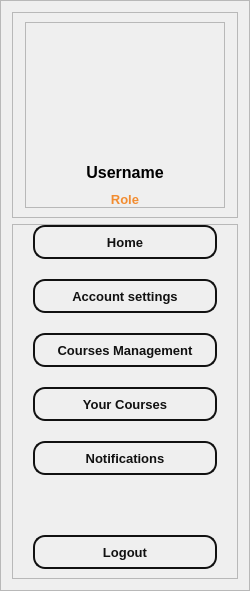
        <widget class="QFrame" name="sidebar">
         <property name="minimumSize">
          <size>
           <width>250</width>
           <height>0</height>
          </size>
         </property>
         <property name="maximumSize">
          <size>
           <width>250</width>
           <height>16777215</height>
          </size>
         </property>
         <property name="styleSheet">
          <string notr="true"/>
         </property>
         <property name="frameShape">
          <enum>QFrame::StyledPanel</enum>
         </property>
         <property name="frameShadow">
          <enum>QFrame::Raised</enum>
         </property>
         <layout class="QVBoxLayout" name="verticalLayout_2">
          <item>
           <widget class="QFrame" name="profile_section">
            <property name="minimumSize">
             <size>
              <width>0</width>
              <height>200</height>
             </size>
            </property>
            <property name="maximumSize">
             <size>
              <width>16777215</width>
              <height>16777215</height>
             </size>
            </property>
            <property name="frameShape">
             <enum>QFrame::StyledPanel</enum>
            </property>
            <property name="frameShadow">
             <enum>QFrame::Raised</enum>
            </property>
            <layout class="QGridLayout" name="gridLayout">
             <item row="0" column="1">
              <widget class="QFrame" name="profileuser">
               <property name="minimumSize">
                <size>
                 <width>200</width>
                 <height>0</height>
                </size>
               </property>
               <property name="maximumSize">
                <size>
                 <width>16777215</width>
                 <height>16777215</height>
                </size>
               </property>
               <property name="frameShape">
                <enum>QFrame::StyledPanel</enum>
               </property>
               <property name="frameShadow">
                <enum>QFrame::Raised</enum>
               </property>
               <layout class="QGridLayout" name="gridLayout_2">
                <property name="leftMargin">
                 <number>0</number>
                </property>
                <property name="topMargin">
                 <number>0</number>
                </property>
                <property name="rightMargin">
                 <number>0</number>
                </property>
                <property name="bottomMargin">
                 <number>0</number>
                </property>
                <property name="horizontalSpacing">
                 <number>0</number>
                </property>
                <property name="verticalSpacing">
                 <number>10</number>
                </property>
                <item row="3" column="0">
                 <widget class="QLabel" name="rolelabel">
                  <property name="styleSheet">
                   <string notr="true">#rolelabel {
	margin: auto;
	margin-top: 0;
	margin-bottom: 0;
	color: #f28c30;
	font-size: 13px;
	font: bold;
}</string>
                  </property>
                  <property name="text">
                   <string>Role</string>
                  </property>
                  <property name="alignment">
                   <set>Qt::AlignCenter</set>
                  </property>
                 </widget>
                </item>
                <item row="2" column="0">
                 <widget class="QLabel" name="username">
                  <property name="styleSheet">
                   <string notr="true">#username {
	font-size: 20px;
}</string>
                  </property>
                  <property name="text">
                   <string>&lt;html&gt;&lt;head/&gt;&lt;body&gt;&lt;p align=&quot;center&quot;&gt;&lt;span style=&quot; font-size:12pt; font-weight:600;&quot;&gt;Username&lt;/span&gt;&lt;/p&gt;&lt;/body&gt;&lt;/html&gt;</string>
                  </property>
                  <property name="alignment">
                   <set>Qt::AlignCenter</set>
                  </property>
                 </widget>
                </item>
                <item row="1" column="0">
                 <widget class="QWidget" name="avatar" native="true">
                  <property name="minimumSize">
                   <size>
                    <width>130</width>
                    <height>130</height>
                   </size>
                  </property>
                  <property name="maximumSize">
                   <size>
                    <width>130</width>
                    <height>130</height>
                   </size>
                  </property>
                  <property name="autoFillBackground">
                   <bool>false</bool>
                  </property>
                  <property name="styleSheet">
                   <string notr="true">#avatar {
	image: url(:/icons/user.png);
}</string>
                  </property>
                 </widget>
                </item>
               </layout>
              </widget>
             </item>
             <item row="0" column="0">
              <spacer name="horizontalSpacer">
               <property name="orientation">
                <enum>Qt::Horizontal</enum>
               </property>
               <property name="sizeHint" stdset="0">
                <size>
                 <width>40</width>
                 <height>20</height>
                </size>
               </property>
              </spacer>
             </item>
             <item row="0" column="2">
              <spacer name="horizontalSpacer_2">
               <property name="orientation">
                <enum>Qt::Horizontal</enum>
               </property>
               <property name="sizeHint" stdset="0">
                <size>
                 <width>40</width>
                 <height>20</height>
                </size>
               </property>
              </spacer>
             </item>
            </layout>
           </widget>
          </item>
          <item>
           <widget class="QFrame" name="buttonlist">
            <property name="styleSheet">
             <string notr="true">QPushButton {
height: 30px;
border: 2px solid #111;
border-radius: 12px;
color: #111;
font: bold;
font-size: 13px;
}

QPushButton:hover {
	background: #c09054;
	color: #fff;
	border: transparent;
}
</string>
            </property>
            <property name="frameShape">
             <enum>QFrame::StyledPanel</enum>
            </property>
            <property name="frameShadow">
             <enum>QFrame::Raised</enum>
            </property>
            <layout class="QVBoxLayout" name="verticalLayout_3" stretch="50,5,0,0,0,0,0">
             <property name="spacing">
              <number>20</number>
             </property>
             <property name="leftMargin">
              <number>20</number>
             </property>
             <property name="topMargin">
              <number>0</number>
             </property>
             <property name="rightMargin">
              <number>20</number>
             </property>
             <item>
              <widget class="QPushButton" name="home_btn">
               <property name="cursor">
                <cursorShape>PointingHandCursor</cursorShape>
               </property>
               <property name="text">
                <string>Home</string>
               </property>
              </widget>
             </item>
             <item>
              <widget class="QPushButton" name="account_btn">
               <property name="cursor">
                <cursorShape>PointingHandCursor</cursorShape>
               </property>
               <property name="text">
                <string>Account settings</string>
               </property>
              </widget>
             </item>
             <item>
              <widget class="QPushButton" name="addCourses_btn">
               <property name="cursor">
                <cursorShape>PointingHandCursor</cursorShape>
               </property>
               <property name="text">
                <string>Courses Management</string>
               </property>
              </widget>
             </item>
             <item>
              <widget class="QPushButton" name="ycourses_btn">
               <property name="cursor">
                <cursorShape>PointingHandCursor</cursorShape>
               </property>
               <property name="text">
                <string>Your Courses</string>
               </property>
              </widget>
             </item>
             <item>
              <widget class="QPushButton" name="notifications">
               <property name="cursor">
                <cursorShape>PointingHandCursor</cursorShape>
               </property>
               <property name="text">
                <string>Notifications</string>
               </property>
              </widget>
             </item>
             <item>
              <spacer name="verticalSpacer">
               <property name="orientation">
                <enum>Qt::Vertical</enum>
               </property>
               <property name="sizeHint" stdset="0">
                <size>
                 <width>20</width>
                 <height>40</height>
                </size>
               </property>
              </spacer>
             </item>
             <item>
              <widget class="QPushButton" name="logout_btn">
               <property name="cursor">
                <cursorShape>PointingHandCursor</cursorShape>
               </property>
               <property name="styleSheet">
                <string notr="true">QPushButton {
height: 30px;
border: 2px solid #111;
border-radius: 12px;
color: #111;
font: bold;
font-size: 13px;
}

QPushButton:hover {
	background: #c09054;
	color: #fff;
	border: transparent;
}
</string>
               </property>
               <property name="text">
                <string>Logout</string>
               </property>
              </widget>
             </item>
            </layout>
           </widget>
          </item>
         </layout>
        </widget>
